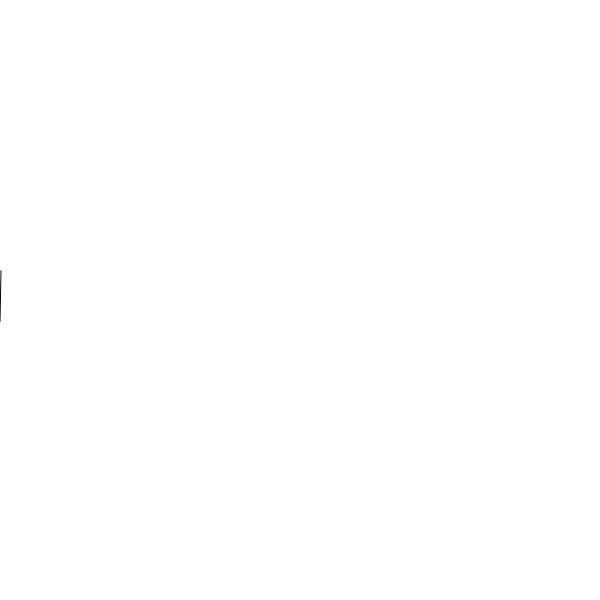
Frame 1 (no input)
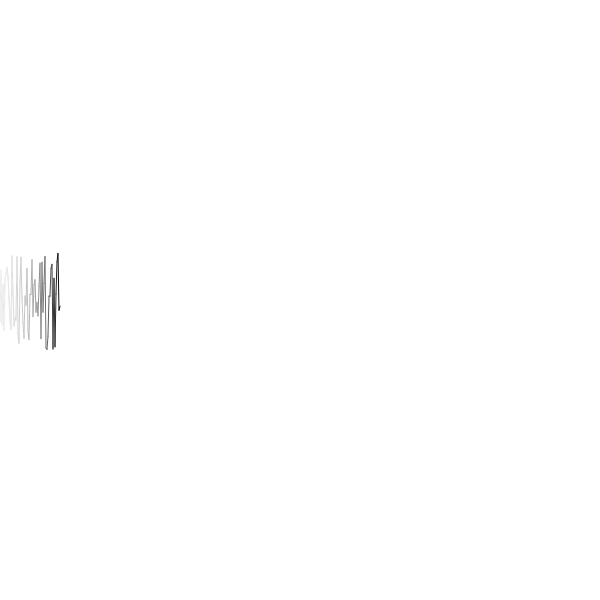
Frame 60 (no input)
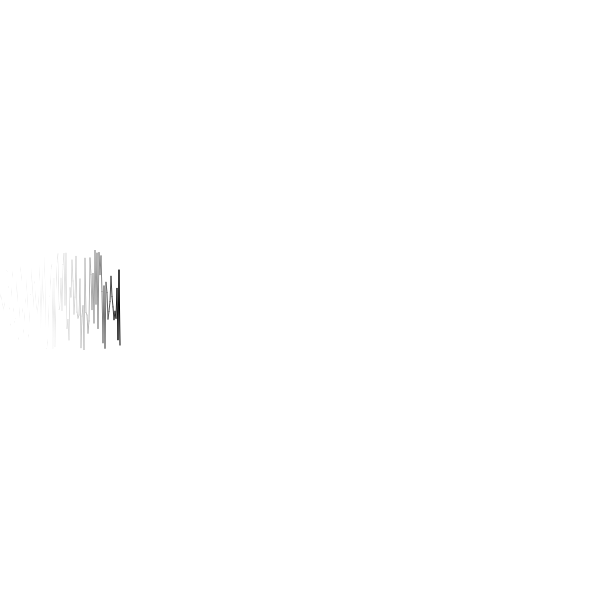
Frame 120 (the mouse pressed at the canvas centre since frame 60)

The p5.js sketch that drew these frames (run headless with seeded random() and noise() and a simulated clock; from frame 60 on, the mouse is pressed at the canvas centre):

// p5.js sketch
// ── sketch.js
/**
 * step 4: an animating line
 */

// 3.1 create an empty object with empty arrays for you x and y
var mouseData = {
	x:[],
	y:[]
}

// 4.1 create a counter variable and set it equal to 0
var counter = 0;

function setup() {
	createCanvas(600, 600);

	// 3.2 fill your x and y arrays with data
	// your x will be sequential: 0, 1, 2, 3, 4, 5...
	// your y will be random numbers
	// NOTE: in real life, you would have your real data here
	for(var i = 0; i < width; i++){
		mouseData.x.push(i);
		mouseData.y.push(random(height/2 - 50, height/2 + 50))
	}

}

function draw() {
	// 4.4 add some opacity to the background so we can See
	// some line persistence
	background(255, 255, 255, 10);

	// 3.3 use a for loop to loop through all the values in x and y
	// notice for our line, we are using coordinate pairs:
	// [i] and [i+1] for the next value in the loop
	// for(var i= 0; i < mouseData.x.length - 1; i++){
	// 	line(mouseData.x[i], mouseData.y[i], mouseData.x[i+1], mouseData.y[i+1])
	// }

	// 4.2 notice we comment out the for loop because we only want to draw the lines
	// that are in the specific drawing frame
	line(mouseData.x[counter], mouseData.y[counter], mouseData.x[counter+1], mouseData.y[counter+1])

	// 4.3 iterate through your counter variable until we go through all our data
	if(counter < mouseData.x.length-1){
		counter++;
	} else{
		counter = 0;
	}


}
